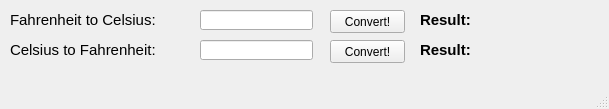
<?xml version="1.0" encoding="UTF-8"?>
<ui version="4.0">
 <class>C2F</class>
 <widget class="QMainWindow" name="C2F">
  <property name="geometry">
   <rect>
    <x>0</x>
    <y>0</y>
    <width>609</width>
    <height>109</height>
   </rect>
  </property>
  <property name="windowTitle">
   <string>Temperature Converter (Celsius and Fahrenheight)</string>
  </property>
  <widget class="QWidget" name="centralwidget">
   <widget class="QLabel" name="f2c">
    <property name="geometry">
     <rect>
      <x>10</x>
      <y>10</y>
      <width>191</width>
      <height>21</height>
     </rect>
    </property>
    <property name="text">
     <string>&lt;html&gt;&lt;head/&gt;&lt;body&gt;&lt;p&gt;&lt;span style=&quot; font-size:11pt;&quot;&gt;Fahrenheit to Celsius: &lt;/span&gt;&lt;/p&gt;&lt;/body&gt;&lt;/html&gt;</string>
    </property>
   </widget>
   <widget class="QLineEdit" name="f2cInput">
    <property name="geometry">
     <rect>
      <x>200</x>
      <y>10</y>
      <width>113</width>
      <height>20</height>
     </rect>
    </property>
   </widget>
   <widget class="QPushButton" name="f2cConvertButton">
    <property name="geometry">
     <rect>
      <x>330</x>
      <y>10</y>
      <width>75</width>
      <height>23</height>
     </rect>
    </property>
    <property name="text">
     <string>Convert!</string>
    </property>
   </widget>
   <widget class="QLabel" name="f2cResultLabel">
    <property name="geometry">
     <rect>
      <x>420</x>
      <y>10</y>
      <width>71</width>
      <height>21</height>
     </rect>
    </property>
    <property name="text">
     <string>&lt;html&gt;&lt;head/&gt;&lt;body&gt;&lt;p&gt;&lt;span style=&quot; font-size:11pt; font-weight:600;&quot;&gt;Result:&lt;/span&gt;&lt;/p&gt;&lt;/body&gt;&lt;/html&gt;</string>
    </property>
   </widget>
   <widget class="QLabel" name="c2f">
    <property name="geometry">
     <rect>
      <x>10</x>
      <y>40</y>
      <width>181</width>
      <height>21</height>
     </rect>
    </property>
    <property name="text">
     <string>&lt;html&gt;&lt;head/&gt;&lt;body&gt;&lt;p&gt;&lt;span style=&quot; font-size:11pt;&quot;&gt;Celsius to Fahrenheit:&lt;/span&gt;&lt;/p&gt;&lt;/body&gt;&lt;/html&gt;</string>
    </property>
   </widget>
   <widget class="QLineEdit" name="c2fInput">
    <property name="geometry">
     <rect>
      <x>200</x>
      <y>40</y>
      <width>113</width>
      <height>20</height>
     </rect>
    </property>
   </widget>
   <widget class="QPushButton" name="c2fConvertButton">
    <property name="geometry">
     <rect>
      <x>330</x>
      <y>40</y>
      <width>75</width>
      <height>23</height>
     </rect>
    </property>
    <property name="text">
     <string>Convert!</string>
    </property>
   </widget>
   <widget class="QLabel" name="c2fResultLabel">
    <property name="geometry">
     <rect>
      <x>420</x>
      <y>40</y>
      <width>71</width>
      <height>21</height>
     </rect>
    </property>
    <property name="text">
     <string>&lt;html&gt;&lt;head/&gt;&lt;body&gt;&lt;p&gt;&lt;span style=&quot; font-size:11pt; font-weight:600;&quot;&gt;Result:&lt;/span&gt;&lt;/p&gt;&lt;/body&gt;&lt;/html&gt;</string>
    </property>
   </widget>
  </widget>
  <widget class="QMenuBar" name="menubar">
   <property name="geometry">
    <rect>
     <x>0</x>
     <y>0</y>
     <width>609</width>
     <height>21</height>
    </rect>
   </property>
  </widget>
  <widget class="QStatusBar" name="statusbar"/>
 </widget>
 <resources/>
 <connections/>
</ui>
